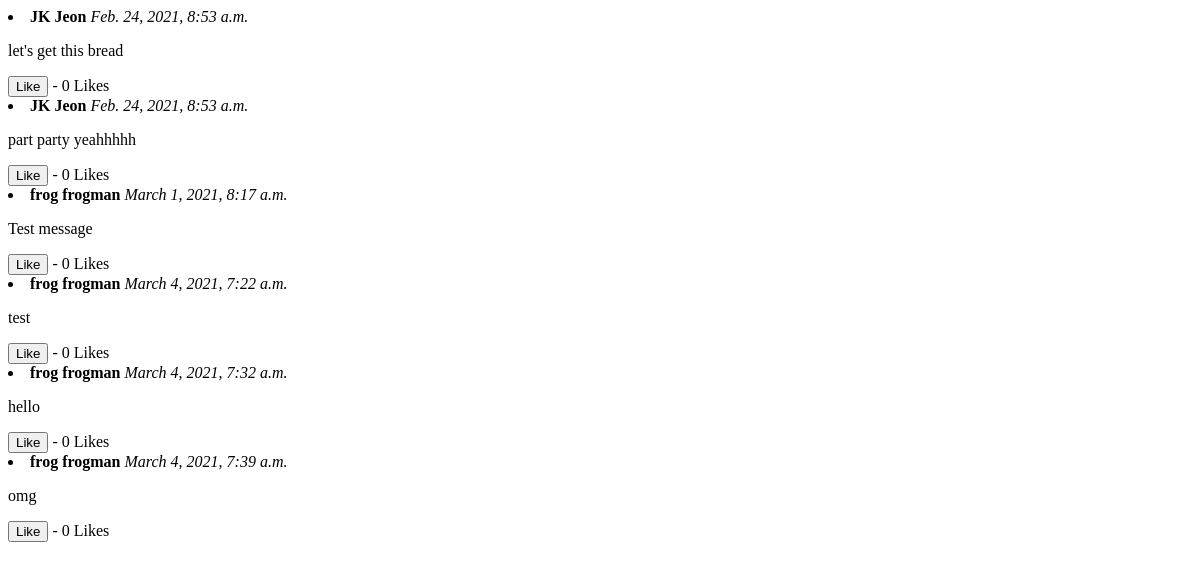
Before: /get_msgs/1 (signed in) with the older database file.
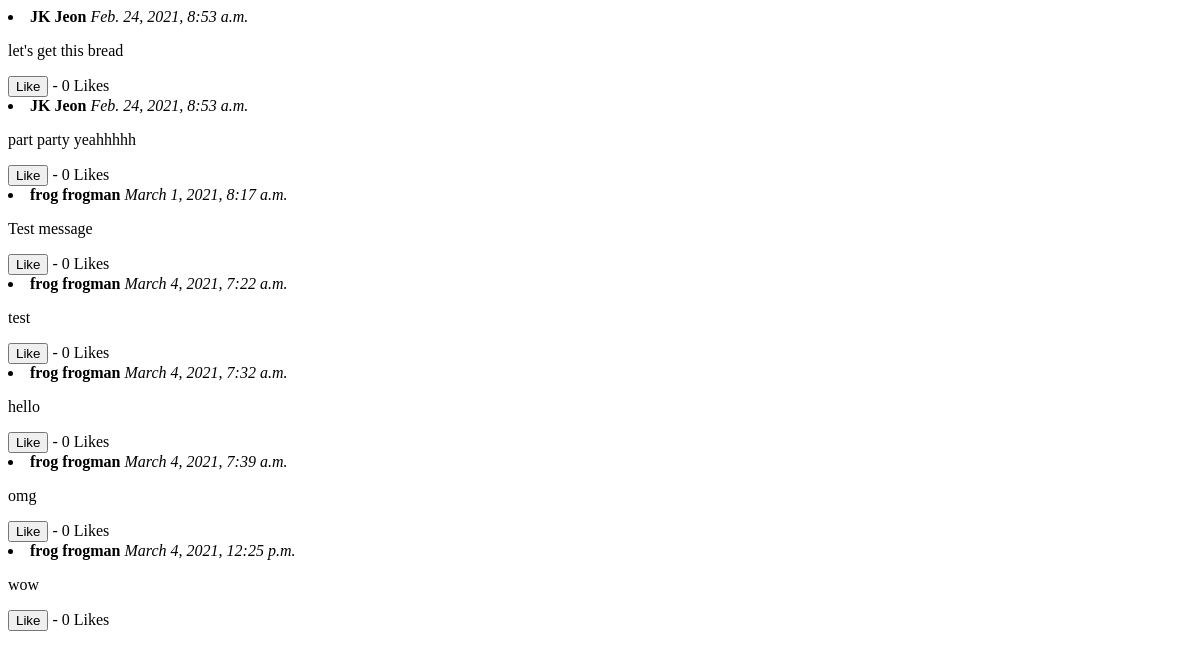
After: the same page with the newer database file.
### app/models.py (models this page shows, shortened)
class Message(models.Model):
    table_id = models.ForeignKey(CafeTable, related_name="messages",
                                 on_delete=models.CASCADE)
    created_by = models.ForeignKey(CoffeeUser, related_name="messages",
                                   on_delete=models.CASCADE)
    message_date = models.DateTimeField(auto_now_add=True)
    message_content = models.TextField(max_length=4000)
    message_upvote = models.ManyToManyField(CoffeeUser, related_name="message_upvote")
    total_upvotes = models.PositiveIntegerField(default=0)

class CoffeeUser(AbstractBaseUser):
    AVAILABLE_UNIS = (
        ("University of Exeter", "University of Exeter"),
        ("Test uni", "Test uni")
    )
    email = models.EmailField(verbose_name="email", unique=True)
    date_joined = models.DateTimeField(verbose_name="date_joined",
                                       auto_now_add=True)
    last_login = models.DateTimeField(verbose_name="last_login", auto_now=True)
    is_admin = models.BooleanField(default=False)
    is_active = models.BooleanField(default=True)
    is_staff = models.BooleanField(default=False)
    is_superuser = models.BooleanField(default=False)
    first_name = models.CharField(max_length=50)
    last_name = models.CharField(max_length=50)
    university = models.CharField(max_length=50, choices=AVAILABLE_UNIS)
    year = models.PositiveIntegerField(null=True, blank=True)
    course = models.CharField(max_length=50, blank=True)
    cafe_table_ids = models.ManyToManyField(CafeTable, blank=True)
    points = models.PositiveIntegerField(default=0)
    studying_until = models.DateTimeField(null=True, blank=True)
    share_tables = models.BooleanField(default=True)
    facebook = models.CharField(max_length=255, null=True, blank=True)
    twitter = models.CharField(max_length=255, null=True, blank=True)
    instagram = models.CharField(max_length=255, null=True, blank=True)
    USERNAME_FIELD = "email"  # users log in using their email
    REQUIRED_FIELDS = ["first_name", "last_name", "university", "is_staff"]
    objects = CoffeeUserManager()

### app/views.py (the view)
# urls.py: path('get_msgs/<table>', views.get_msgs, name='get_msgs'),
@login_required(login_url='/')
def get_msgs(request, table):
    messages = Message.objects.filter(table_id=table).order_by('message_date')[:100]
    return render(request, 'messages.html', {'messages': messages})

### app/templates/messages.html (shortened to what this page needs)
<!DOCTYPE html>
<html lang="en">
<div id="messages">
{% for msg in messages %}
      <li>
        <b>{{msg.created_by.first_name}} {{msg.created_by.last_name}}</b> <i>{{msg.message_date}}</i><br>
        <p class="msg">{{msg.message_content}}</p>
        <form action= "{% url 'upvote_message' msg.id%}" method="POST">
            <button type="submit", name="message_upvote", value="{{ msg.id }}">Like</button> - {{msg.total_upvotes}} Likes
        </form>
      </li>
      {% endfor %}
</div>

Changed rows visible on the page:
added Message: created_by.first_name "frog", created_by.last_name "frogman", message_date "March 4, 2021, 12:25 p.m.", message_content "wow", {{ msg.id }} 9 (drawn), total_upvotes "0"
